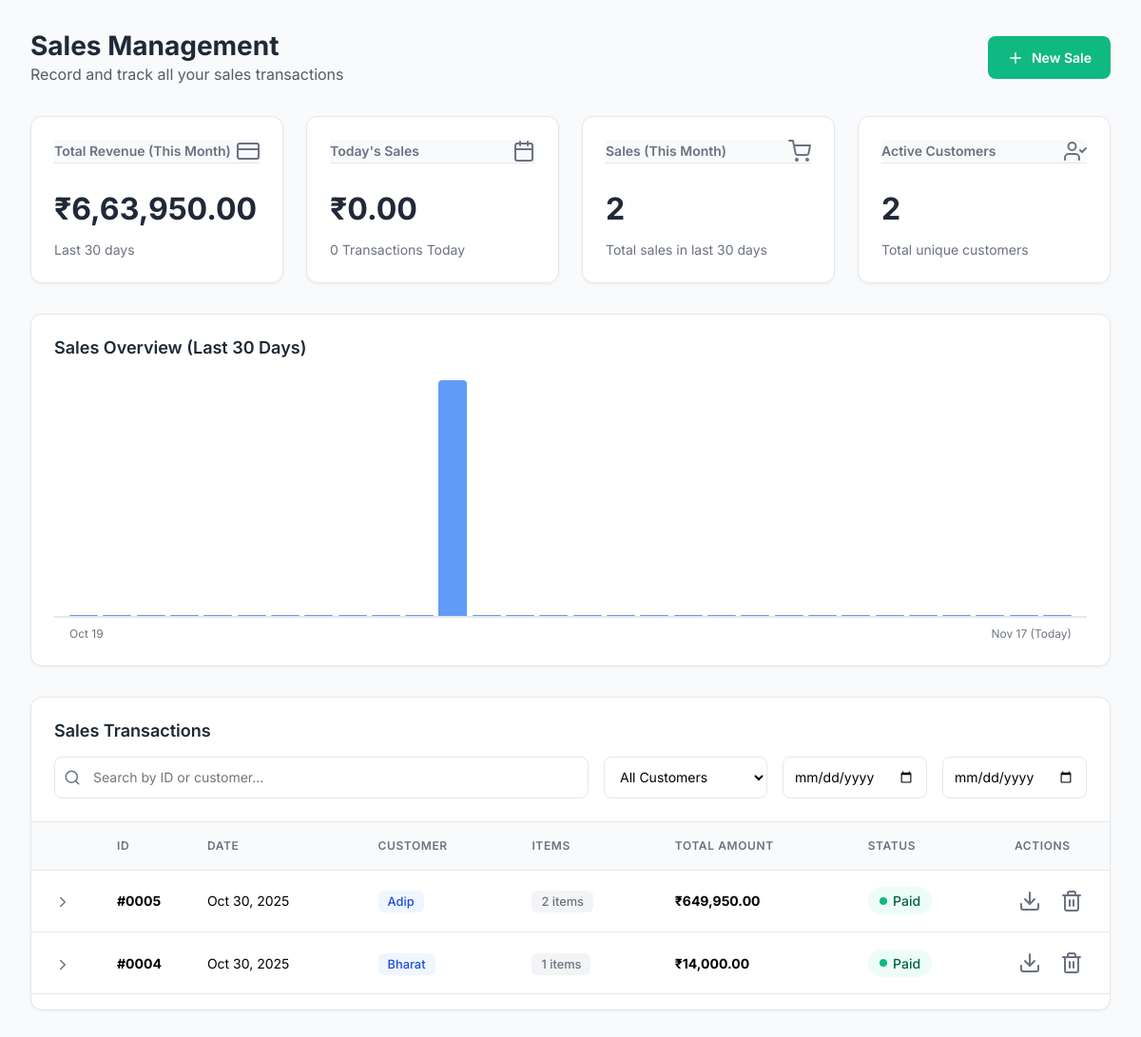
The app's page /sales.php (signed in), older data.
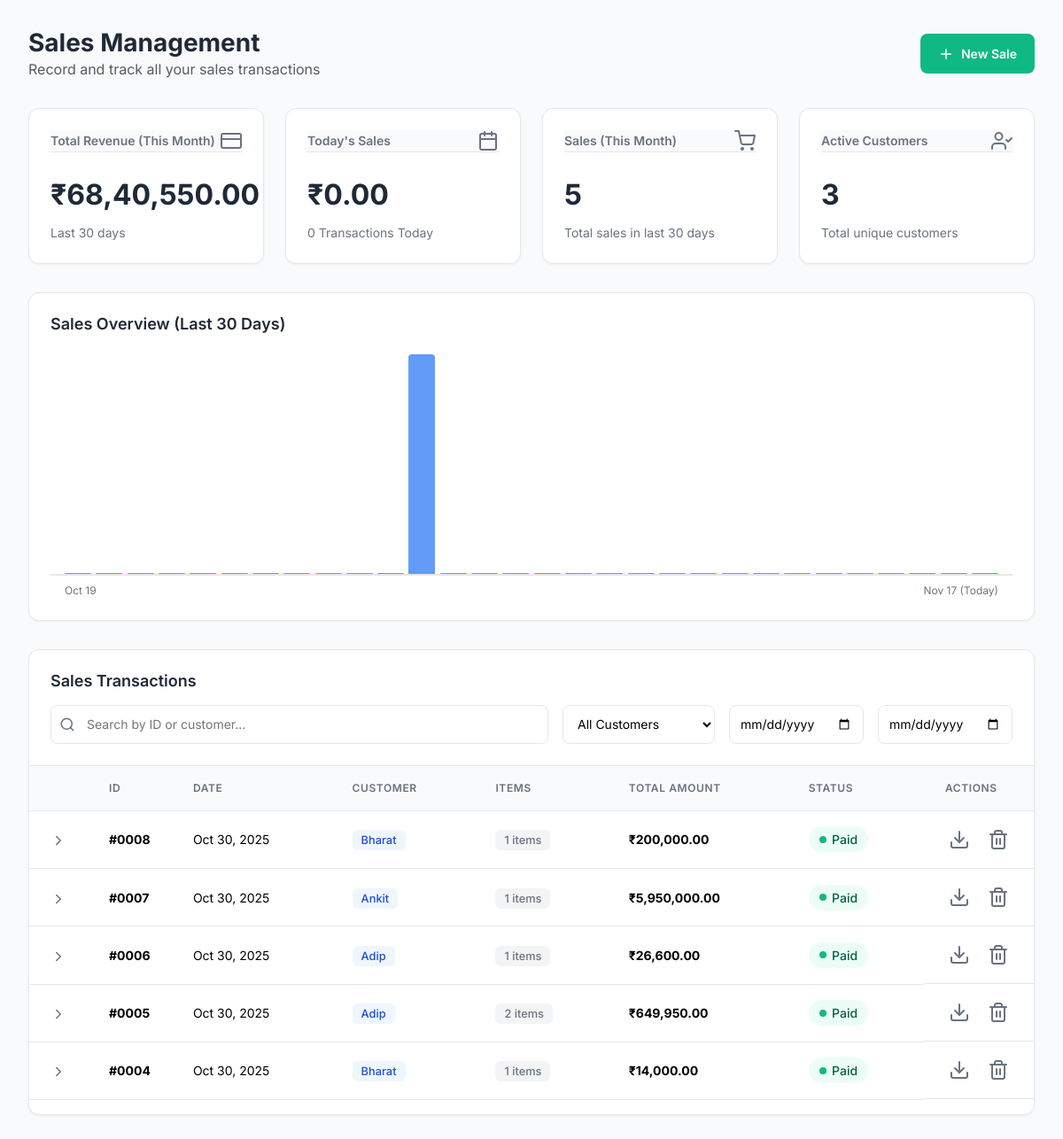
The same page, newer data.
### tables this page shows
CREATE TABLE IF NOT EXISTS `sales` (
  `id` int NOT NULL AUTO_INCREMENT,
  `admin_id` int NOT NULL DEFAULT '1',
  `customer_id` int DEFAULT NULL,
  `sale_date` date NOT NULL,
  `total_amount` decimal(12,2) NOT NULL DEFAULT '0.00',
  PRIMARY KEY (`id`),
  KEY `customer_id` (`customer_id`)
);

CREATE TABLE IF NOT EXISTS `customers` (
  `id` int NOT NULL AUTO_INCREMENT,
  `admin_id` int NOT NULL DEFAULT '1',
  `name` varchar(255) NOT NULL,
  `street_address` varchar(255) DEFAULT NULL,
  `city` varchar(100) DEFAULT NULL,
  `pin_code` varchar(6) DEFAULT NULL,
  `state` varchar(100) DEFAULT NULL,
  `email` varchar(100) DEFAULT NULL,
  `phone` varchar(20) DEFAULT NULL,
  `address` varchar(255) DEFAULT NULL,
  PRIMARY KEY (`id`),
  KEY `idx_customers_admin` (`admin_id`)
);

### sales.php (the view, shortened to what this page needs)
<?php
require 'db.php';
function formatIndianCurrency($number) {
    $number = number_format($number, 2, '.', '');
    $parts = explode('.', $number);
    $integerPart = $parts[0];
    $decimalPart = $parts[1];
    $lastThree = substr($integerPart, -3);
    $otherNumbers = substr($integerPart, 0, -3);
    if ($otherNumbers != '') {
        $lastThree = ',' . $lastThree;
    }
    $result = preg_replace('/\B(?=(\d{2})+(?!\d))/', ',', $otherNumbers) . $lastThree;
    return '₹' . $result . '.' . $decimalPart;
}
$admin_id = $_SESSION['admin_id'];
?>
<!DOCTYPE html>
<html lang="en">
<head>
  <link href="https://cdn.jsdelivr.net/npm/bootstrap@5.3.2/dist/css/bootstrap.min.css" rel="stylesheet">
</head>
<body>
    <main class="main-content">
    <header class="main-header">
      <div>
        <h1>Sales Management</h1>
        <p class="text-muted mb-0">Record and track all your sales transactions</p>
      </div>
      <button class="btn btn-primary" data-bs-toggle="modal" data-bs-target="#addSaleModal">
        <i data-feather="plus" style="width:18px; height:18px;"></i>
        New Sale
      </button>
    </header>
    <?php
    $month_stmt = $conn->prepare("
      SELECT
        COALESCE(SUM(total_amount), 0) as revenue_this_month,
        COUNT(*) as sales_this_month,
        COUNT(DISTINCT customer_id) as new_customers_this_month
      FROM sales
      WHERE admin_id = ? AND sale_date >= DATE_SUB(CURDATE(), INTERVAL 30 DAY)
    ");
    $month_stmt->bind_param('i', $admin_id);
    $month_stmt->execute();
    $month_stats = $month_stmt->get_result()->fetch_assoc();
    $today_stmt = $conn->prepare("
      SELECT COUNT(*) as today_sales, COALESCE(SUM(total_amount), 0) as today_revenue
      FROM sales
      WHERE admin_id = ? AND sale_date = CURDATE()
    ");
    $today_stmt->bind_param('i', $admin_id);
    $today_stmt->execute();
    $today = $today_stmt->get_result()->fetch_assoc();
    $customers_stmt = $conn->prepare("
        SELECT COUNT(DISTINCT customer_id) as unique_customers
        FROM sales
        WHERE admin_id = ? AND customer_id IS NOT NULL
    ");
    $customers_stmt->bind_param('i', $admin_id);
    $customers_stmt->execute();
    $customers_count = $customers_stmt->get_result()->fetch_assoc()['unique_customers'];
    $chart_data = [];
    $max_revenue = 0;
    $dates = [];
    for ($i = 29; $i >= 0; $i--) {
        $dates[] = date('Y-m-d', strtotime("-$i days"));
    }
    $chart_stmt = $conn->prepare("
        SELECT
            DATE(sale_date) as sale_day,
            COALESCE(SUM(total_amount), 0) as daily_revenue
        FROM sales
        WHERE admin_id = ? AND sale_date >= DATE_SUB(CURDATE(), INTERVAL 30 DAY)
        GROUP BY sale_day
    ");
    $chart_stmt->bind_param('i', $admin_id);
    $chart_stmt->execute();
    $chart_res = $chart_stmt->get_result();
    $daily_sales = [];
    while($row = $chart_res->fetch_assoc()) {
        $daily_sales[$row['sale_day']] = $row['daily_revenue'];
    }
    foreach ($dates as $date) {
        $revenue = $daily_sales[$date] ?? 0;
        $chart_data[$date] = $revenue;
        if ($revenue > $max_revenue) {
            $max_revenue = $revenue;
        }
    }
    ?>
    <section class="kpi-cards">
        <div class="kpi-card">
            <div class="card-header">
                <span class="card-title">Total Revenue (This Month)</span>
                <i data-feather="credit-card" class="card-icon"></i>
            </div>
            <div class="card-value"><?= formatIndianCurrency($month_stats['revenue_this_month']) ?></div>
            <div class="card-comparison">
                <span class="neutral">Last 30 days</span>
            </div>
        </div>
        <div class="kpi-card">
            <div class="card-header">
                <span class="card-title">Today's Sales</span>
                <i data-feather="calendar" class="card-icon"></i>
            </div>
            <div class="card-value"><?= formatIndianCurrency($today['today_revenue']) ?></div>
            <div class="card-comparison">
                <span class="neutral"><?= $today['today_sales'] ?> Transactions Today</span>
            </div>
        </div>
        <div class="kpi-card">
            <div class="card-header">
                <span class="card-title">Sales (This Month)</span>
                <i data-feather="shopping-cart" class="card-icon"></i>
            </div>
            <div class="card-value"><?= number_format($month_stats['sales_this_month']) ?></div>
            <div class="card-comparison">
                <span class="neutral">Total sales in last 30 days</span>
            </div>
        </div>
        <div class="kpi-card">
            <div class="card-header">
                <span class="card-title">Active Customers</span>
                <i data-feather="user-check" class="card-icon"></i>
            </div>
            <div class="card-value"><?= number_format($customers_count) ?></div>
            <div class="card-comparison">
                <span class="neutral">Total unique customers</span>
            </div>
        </div>
    </section>
    <section class="main-chart">
        <h2>Sales Overview (Last 30 Days)</h2>
        <div class="chart-container">
            <?php foreach ($chart_data as $date => $revenue):
                $height_percent = ($revenue / $max_revenue) * 100;
                if ($revenue == 0) $height_percent = 0.5;
            ?>
            <div class="chart-bar"
                 style="height: <?= round($height_percent, 1) ?>%;"
                 title="<?= date('M d, Y', strtotime($date)) ?>: ₹<?= number_format($revenue, 2) ?>">
            </div>
            <?php endforeach; ?>
        </div>
        <div class="d-flex justify-content-between text-secondary mt-2 px-3" style="font-size: 0.75rem;">
            <span><?= date('M d', strtotime(array_key_first($chart_data))) ?></span>
            <span><?= date('M d', strtotime(array_key_last($chart_data))) ?> (Today)</span>
        </div>
    </section>
    <section class="transactions-section">
        <div class="table-header">
          <h2>Sales Transactions</h2>
          <div class="table-filters">
              <div class="search-bar">
                  <i data-feather="search" class="search-icon"></i>
                  <input type="text" id="searchInput" placeholder="Search by ID or customer..." onkeyup="filterTable()">
              </div>
              <select id="customerFilter" onchange="filterTable()">
                <option value="">All Customers</option>
              </select>
              <input type="date" id="dateFromFilter" onchange="filterTable()" title="Date From">
              <input type="date" id="dateToFilter" onchange="filterTable()" title="Date To">
          </div>
        </div>
        <div class="table-container">
          <table class="table table-hover align-middle transactions-table" id="salesTable">
            <thead>
              <tr>
                <th style="width: 50px;"></th>
                <th style="width: 80px;">ID</th>
                <th>Date</th>
                <th>Customer</th>
                <th>Items</th>
                <th>Total Amount</th>
                <th>Status</th>
                <th style="width: 120px;">Actions</th>
              </tr>
            </thead>
            <tbody>
              <?php
              $stmt = $conn->prepare("
                SELECT s.id, s.sale_date, s.total_amount, s.customer_id,
                       c.name AS customer_name,
                       COUNT(si.id) as item_count
                FROM sales s
                LEFT JOIN customers c ON s.customer_id = c.id
                LEFT JOIN sale_items si ON s.id = si.sale_id
                WHERE s.admin_id = ?
                GROUP BY s.id
                ORDER BY s.sale_date DESC, s.id DESC
              ");
              $stmt->bind_param('i', $admin_id);
              $stmt->execute();
              $res = $stmt->get_result();
              if($res->num_rows > 0):
                while($row = $res->fetch_assoc()):
                  $sale_id = $row['id'];
                  $customer_name = $row['customer_name'] ?? 'Walk-in Customer';
                  $is_walk_in = empty($row['customer_id']);
              ?>
              <tr class="sale-row" onclick="toggleDetails(<?= $sale_id ?>)"
                  data-customer="<?= $row['customer_id'] ?? 'walk-in' ?>"
                  data-date="<?= $row['sale_date'] ?>">
                <td class="text-center">
                  <i data-feather="chevron-right" class="expand-icon" id="icon-<?= $sale_id ?>"></i>
                </td>
                <td><strong>#<?= str_pad($row['id'], 4, '0', STR_PAD_LEFT) ?></strong></td>
                <td><?= date('M d, Y', strtotime($row['sale_date'])) ?></td>
                <td>
                  <?php if($is_walk_in): ?>
                    <span class="badge-clean badge-yellow"><?= htmlspecialchars($customer_name) ?></span>
                  <?php else: ?>
                    <span class="badge-clean badge-blue"><?= htmlspecialchars($customer_name) ?></span>
                  <?php endif; ?>
                </td>
                <td>
                  <span class="badge-clean badge-gray"><?= $row['item_count'] ?> items</span>
                </td>
                <td><strong>₹<?= number_format($row['total_amount'], 2) ?></strong></td>
                <td>
                  <span class="status status-paid">
                    <span class="status-dot"></span>Paid
                  </span>
                </td>
                <td class="table-actions">
                  <button class="action-btn"
                          onclick="event.stopPropagation(); window.open('sale_invoice.php?id=<?= $sale_id ?>', '_blank')"
                          title="View Invoice">
                    <i data-feather="download"></i>
                  </button>
                  <button class="action-btn action-btn-delete"
                          onclick="event.stopPropagation(); deleteSale(<?= $sale_id ?>)"
                          title="Delete Sale">
                    <i data-feather="trash-2"></i>
                  </button>
                </td>
              </tr>
              <?php
                endwhile;
              endif;
              ?>
            </tbody>
          </table>
        </div>
    </section>
  </main>
</body>
</html>

Row changes from the older to the newer data that the page shows:
added sales: id "0008", sale_date "Oct 30, 2025", customer.name "Bharat", item_count "1", total_amount "200,000.00"
added sales: id "0007", sale_date "Oct 30, 2025", customer.name "Ankit", item_count "1", total_amount "5,950,000.00"
added sales: id "0006", sale_date "Oct 30, 2025", customer.name "Adip", item_count "1", total_amount "26,600.00"
Text that changed along with them:
formatIndianCurrency($month_stats['revenue_this_month']): "₹6,63,950.00" → "₹68,40,550.00"
$month_stats['sales_this_month']: "2" → "5"
$customers_count: "2" → "3"
